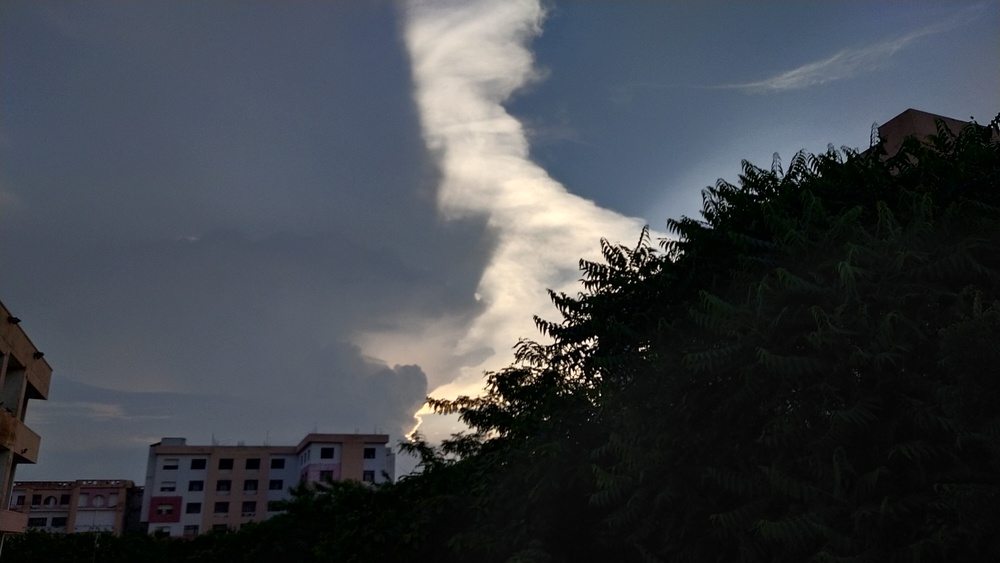
#> input picture image.jpg, 1000 x 563 px, shrunk from 4000 x 2252 before the run, given in place of the camera
$ jupyter execute day11.ipynb
#> lines starting #> are read from the running program, lines starting #| are printed output that depends on the picture; after the words box and inside, x2 and y2 are one past the last pixel; in counts of white or black regions, pixels touching at a corner belong together
[cell 1]
import cv2
import matplotlib.pyplot as plt

[cell 2]
vid = cv2.VideoCapture(0)

[cell 3]
vid.isOpened()

[cell 4]
k = vid.read()

[cell 5]
type(k), len(k)

[cell 6]
k

[cell 7]
flag,img = vid.read()
#> img is the input picture: shape (563, 1000, 3); mean B, G, R 72.9, 67.1, 63

[cell 8]
flag
#> Out = True

[cell 9]
img

[cell 10]
if flag:
    plt.imshow(img[:,:,::-1])

[cell 11]
ord('a')

[cell 12]
vid.release()

[cell 13]
vid = cv2.VideoCapture(0)
while True:
    flag,img = vid.read()
    if flag:
        #processing code
        img_gray = cv2.cvtColor(img,cv2.COLOR_BGR2GRAY)
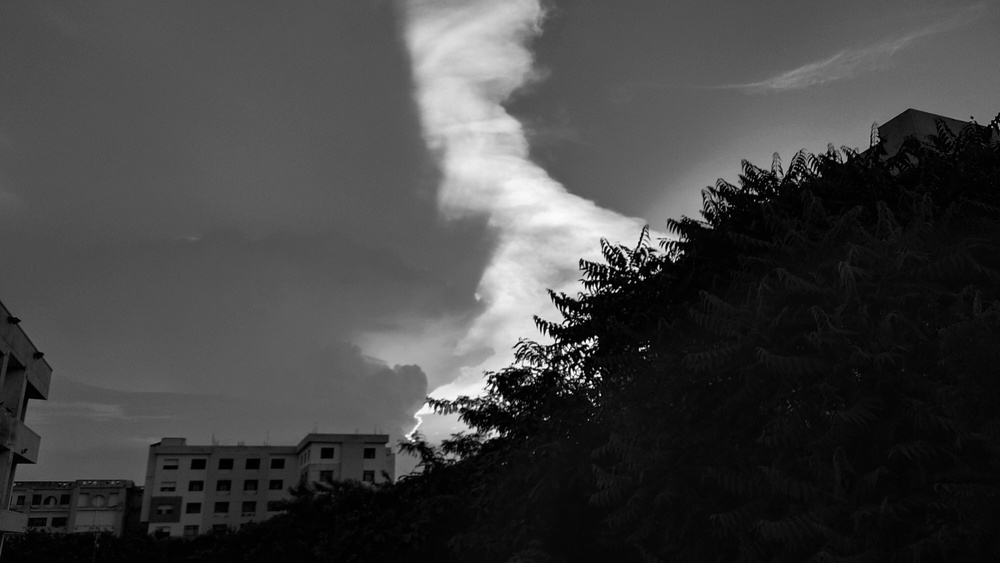
#> img_gray: shape (563, 1000); min 0, max 253, mean 66.5
        th,img_bw = cv2.threshold(img_gray,170,255,cv2.THRESH_BINARY)
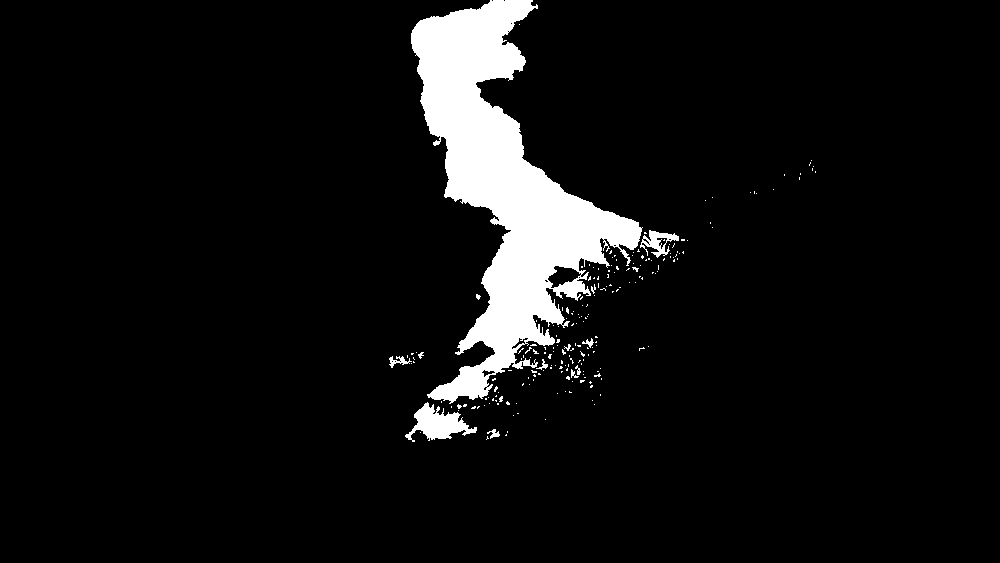
#> img_bw: shape (563, 1000); 6.6% white; 213 white regions (201 under 20 px), largest, box (x1, y1, x2, y2) and area: (411, 0, 643, 404) 34154, (405, 402, 477, 442) 1320, (640, 230, 679, 258) 458
        x,y,w,h = (250,200,100,100)
        img_cropped = img[y:y+h,x:x+w,:]
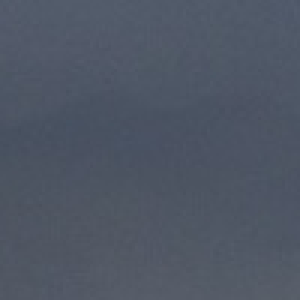
#> img_cropped: shape (100, 100, 3) (shown 3 times larger); mean B, G, R 100.7, 86.6, 78.9
        cv2.rectangle(img,pt1=(x,y),pt2=(x+w,y+h),color=(255,0,0))
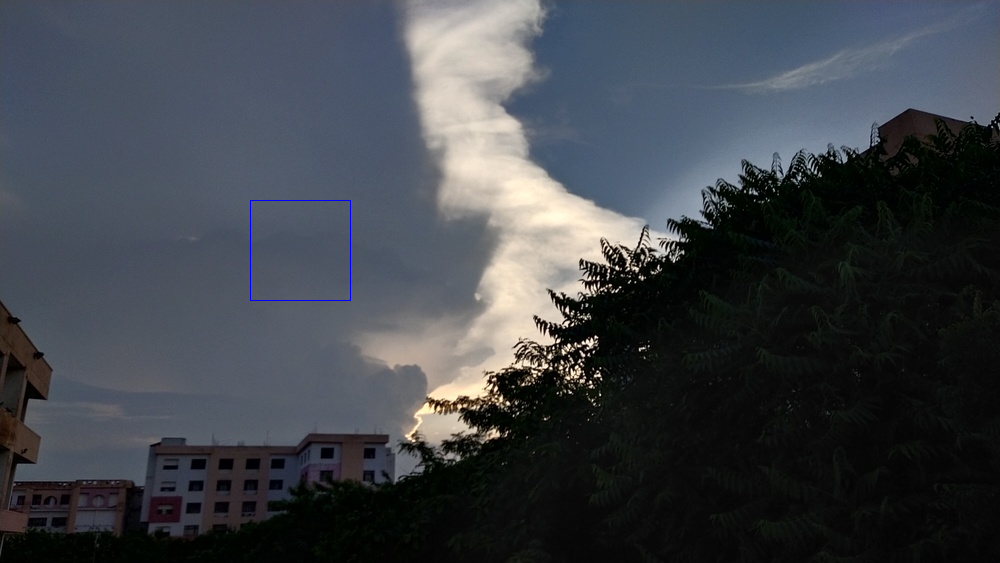
#> img: shape (563, 1000, 3); 0.07% of pixels changed, all inside (x1, y1, x2, y2) = (250, 200, 351, 301)
        # [6 lines of commented-out code are left out]
        cv2.imshow('preview',img)
        key = cv2.waitKey(1)
#> (key q is pressed here)
        if key == ord('q'):
            break
    else:
        print("no frames")
        break
vid.release()
cv2.destroyAllWindows()

[cell 14]
import cv2
import numpy as np
import matplotlib as plt
from time import sleep

fd = cv2.CascadeClassifier(cv2.data.haarcascades+'haarcascade_frontalface_default.xml')
sm = cv2.CascadeClassifier(cv2.data.haarcascades+'haarcascade_smile.xml')
# face = fd.detectMul
vid = cv2.VideoCapture(0)
captured = True
while captured:
    flag,img = vid.read()
    if flag:
        #processing code
        img_gray = cv2.cvtColor(img,cv2.COLOR_BGR2GRAY)
        faces = fd.detectMultiScale(img_gray,1.1,5)
#> faces = ()
        smiles = sm.detectMultiScale(img_gray,1.1,5)
#> smiles = 13 rows, first 6: [893, 152, 42, 21], [876, 162, 38, 19], [480, 323, 39, 20], [610, 332, 68, 34], [565, 331, 51, 25], [417, 442, 70, 35]
        # [4 lines of commented-out code are left out]
        np.random.seed(50)
        colors = [np.random.randint(0,256,3).tolist() for i in smiles]
#> colors = [[176, 224, 139], [109, 33, 222], [132, 70, 229], [70, 22, 237], [133, 2, 95], [250, 71, 111], [196, 206, 163], [92, 91, 154], [218, 134, 148], [43, 31, 49], [85, 106, 169], [64, 254, 251], [6, 147, 130]]
        i=0
        for x,y,w,h in faces:
            face = faces[y:y+h,x:x+w].copy()
            smiles = sm.detectMultiScale(
                face,
                scaleFactor = 1.1,
                minNeighbors = 5,
                minSize = (50,50)
            )
            if(len(smiles) == 1):
                cv2.imwrite('myselfie.png'.img)
                captured = False

            cv2.rectangle(
                # d=
                img, pt1 = (x,y), pt2=(x+w,y+h), color=colors[i],thickness=8
            )
            i+=1
#> this loop made 0 passes
#> after the loop, i = 0

        cv2.imshow('preview',img)
        key = cv2.waitKey(1)
#> (key q is pressed here)
        if key == ord('q'):
            break
    else:
        print("no frames")
        break
vid.release()
cv2.destroyAllWindows()
